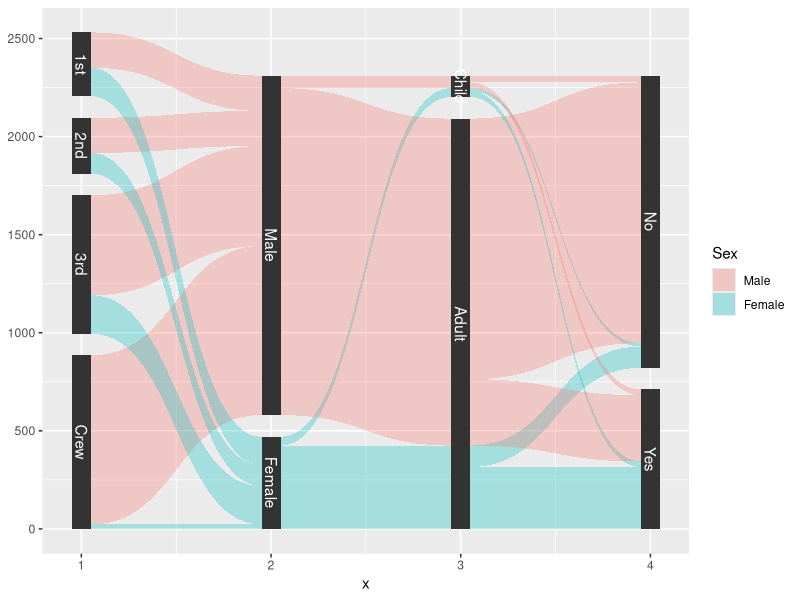

R code for this plot:
library(ggforce)


### Name: geom_parallel_sets
### Title: Create Parallel Sets diagrams
### Aliases: geom_parallel_sets stat_parallel_sets stat_parallel_sets_axes
###   geom_parallel_sets_axes geom_parallel_sets_labels

### ** Examples

data <- reshape2::melt(Titanic)
data <- gather_set_data(data, 1:4)

ggplot(data, aes(x, id = id, split = y, value = value)) +
  geom_parallel_sets(aes(fill = Sex), alpha = 0.3, axis.width = 0.1) +
  geom_parallel_sets_axes(axis.width = 0.1) +
  geom_parallel_sets_labels(colour = 'white')
